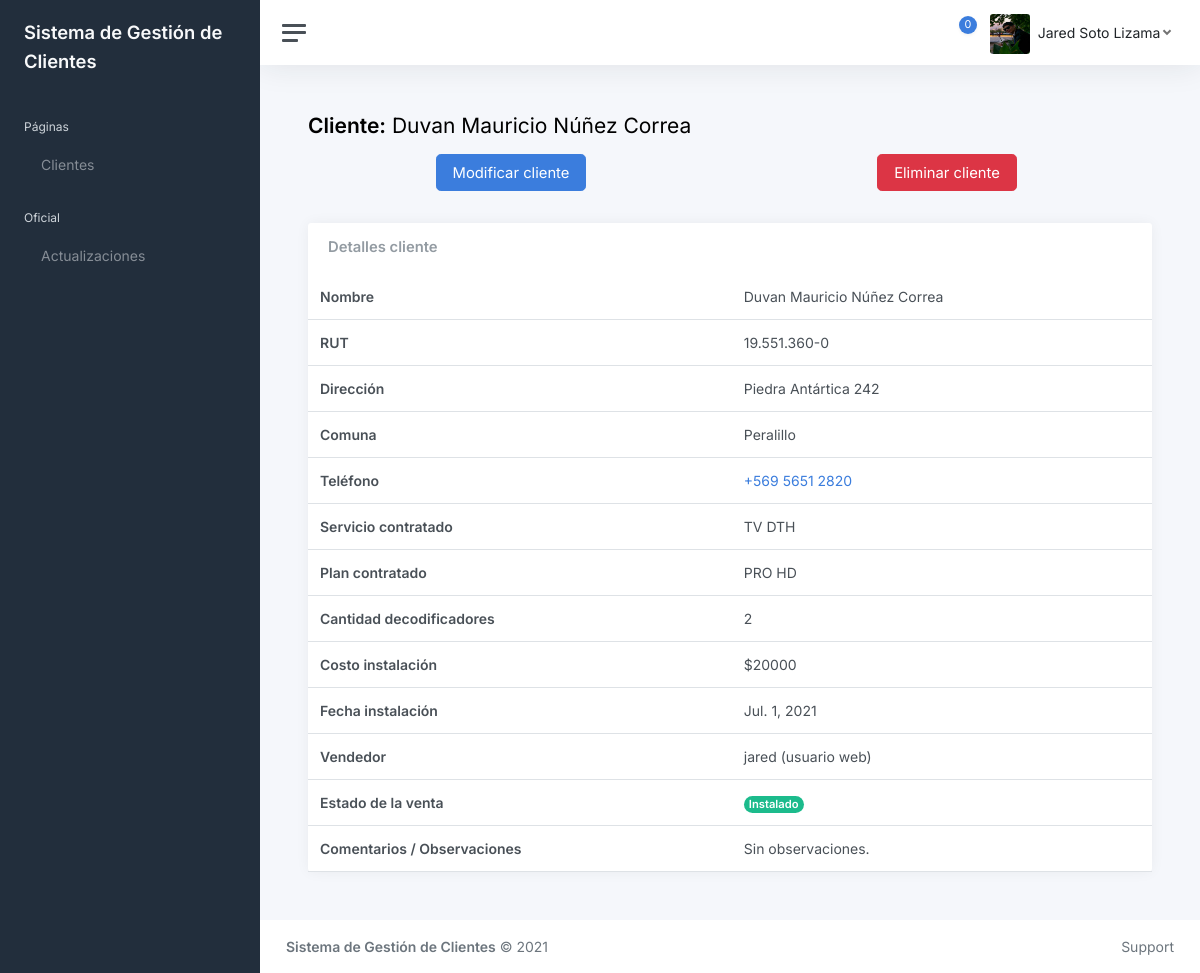
/cliente/1/ (signed in), run on the app's committed database.
### webClaro/models.py (models this page shows, shortened)
class ImagenPerfil(models.Model):
    id = models.AutoField(primary_key=True)
    usuario = models.CharField(max_length=20)
    imagen = models.ImageField(upload_to='imgPerfil')

class Cliente(models.Model):
    id = models.AutoField(primary_key=True)
    nombre = models.CharField(max_length=50)
    rut = models.CharField(max_length=12)
    direccion = models.CharField(max_length=50)
    telefono = models.CharField(max_length=13)
    servicioContratado = models.CharField(max_length=20)
    tecnologiaServicio = models.CharField(max_length=4)
    planContratado = models.CharField(max_length=30)
    cantidadDecos = models.IntegerField()
    costoInstalacion = models.IntegerField()
    fechaInstalacion = models.DateField()
    vendedor = models.CharField(max_length=20)
    servicioTecnologia = models.CharField(max_length=20)
    estado = models.CharField(max_length=20)
    Comuna = ForeignKey(Comuna, on_delete=models.CASCADE)
    comentarios = models.CharField(max_length=300)

class Comuna(models.Model):
    id = models.AutoField(primary_key=True)
    nombre = models.CharField(max_length=30)

### webClaro/views.py (the view)
# urls.py: path('cliente/<id>/', views.verCliente, name='verCliente'),
@login_required(login_url='/login/')
def verCliente(request, id):
    cliente = Cliente.objects.get(id = id)
    img = ImagenPerfil.objects.filter(usuario = request.user.username)
    whatsapp = cliente.telefono.strip()
    whatsappTrim = whatsapp.replace(" ", "")
    return render(request, "cliente.html", {"img": img, "cliente":cliente, "whatsapp":whatsappTrim})

### webClaro/templates/cliente.html (shortened to what this page needs)
{% extends "base.html" %}
{% load static %}
{% block contenido %}
<h1 class="h3 mb-3"><strong>Cliente:</strong> {{cliente.nombre}}</h1>
<div class="row">
		<div class="col">
			<div class="row">
				<div class="col mb-3">
					<div class="text-center mb-3 me-1">
						<a class="btn btn-lg btn-primary" href="/modificarCliente/{{cliente.id}}"> Modificar cliente</a>
					</div>
				</div>
				<div class="col mb-3">
					<div class="text-center mb-3">
						<button class="btn btn-lg btn-danger" type="button" onclick="eliminarCliente('{{cliente.id}}', '{{cliente.nombre}}')"> Eliminar cliente</button>
					</div>
				</div>
			</div>
		</div>
	</div>
<div class="row">
	<div class="col-12 col-lg-12 col-xxl-12 d-flex">
		<div class="card flex-fill">
			<div class="card-header">
				<h5 class="card-title mb-0">Detalles cliente</h5>
			</div>
			<table class="table table-hover my-0">
				<tbody>
					<tr>
						<td class="fw-bold">Nombre</td>
						<td>{{cliente.nombre}}</td>
					</tr>
					<tr>
						<td class="fw-bold">RUT</td>
						<td>{{cliente.rut}}</td>
					</tr>
					<tr>
						<td class="fw-bold">Dirección</td>
						<td>{{cliente.direccion}}</td>
					</tr>
					<tr>
						<td class="fw-bold">Comuna</td>
						<td>{{cliente.Comuna.nombre}}</td>
					</tr>
					<tr>
						<td class="fw-bold">Teléfono</td>
						<td><a href="https://wa.me/{{whatsapp}}" target="_blank"> +{{cliente.telefono}}</a></td>
					</tr>
					<tr>
						<td class="fw-bold">Servicio contratado</td>
						<td>{{cliente.servicioTecnologia}}</td>
					</tr>
					<tr>
						<td class="fw-bold">Plan contratado</td>
						<td>{{cliente.planContratado}}</td>
					</tr>
					<tr>
						<td class="fw-bold">Cantidad decodificadores</td>
						<td>{{cliente.cantidadDecos}}</td>
					</tr>
					<tr>
						<td class="fw-bold">Costo instalación</td>
						<td>${{cliente.costoInstalacion}}</td>
					</tr>
					<tr>
						<td class="fw-bold">Fecha instalación</td>
						<td>{{cliente.fechaInstalacion}}</td>
					</tr>
					<tr>
						<td class="fw-bold">Vendedor</td>
						<td>{{cliente.vendedor}} (usuario web)</td>
					</tr>
					<tr>
						<td class="fw-bold">Estado de la venta</td>
						<td><span class="badge rounded-pill {% if cliente.estado == "Instalado"  %}bg-success">{% endif %}{{cliente.estado}}</td>
					</tr>
					<tr>
						<td class="fw-bold">Comentarios / Observaciones</td>
						<td>{{cliente.comentarios}}</td>
					</tr>
				</tbody>
			</table>
		</div>
	</div>
</div>
{% endblock contenido %}

### webClaro/templates/base.html (shortened to what this page needs)
{% load static %}
<!DOCTYPE html>
<html lang="es">
<head>
	<link href="{% static 'css/app.css' %}" rel="stylesheet">
</head>
<body>
	<div class="wrapper">
		<nav id="sidebar" class="sidebar js-sidebar">
			<div class="sidebar-content js-simplebar">
				<a class="sidebar-brand" href="{% url 'index' %}">
					<span class="align-middle">Sistema de Gestión de Clientes</span>
				</a>
				<ul class="sidebar-nav">
					<li class="sidebar-header">Páginas</li>
					<li class="sidebar-item">
						<a class="sidebar-link" href="{% url 'index' %}">
							<span class="align-middle">Clientes</span>
            			</a>
					</li>
					<li class="sidebar-header">Oficial</li>
					<li class="sidebar-item">
						<a class="sidebar-link" href="{% url 'actualizaciones' %}">
							<span class="align-middle">Actualizaciones</span>
            			</a>
					</li>
				</ul>
			</div>
		</nav>
		<div class="main">
			<nav class="navbar navbar-expand navbar-light navbar-bg">
				<a class="sidebar-toggle js-sidebar-toggle"><i class="hamburger align-self-center"></i></a>
				<div class="navbar-collapse collapse">
					<ul class="navbar-nav navbar-align">
						<li class="nav-item dropdown">
							<a class="nav-icon dropdown-toggle" href="#" id="alertsDropdown" data-bs-toggle="dropdown">
								<div class="position-relative">
									<span class="indicator">0</span>
								</div>
							</a>
						</li>
						<li class="nav-item dropdown"><a class="nav-icon dropdown-toggle d-inline-block d-sm-none" href="#" data-bs-toggle="dropdown"></a>
							<a class="nav-link dropdown-toggle d-none d-sm-inline-block" href="#" data-bs-toggle="dropdown">{% for reg in img %}<img src="{{reg.imagen.url}}"{% endfor %} class="avatar img-fluid rounded me-1"/><span class="text-dark ms-1">{{user.first_name}} {{user.last_name}}</span></a>
						</li>
					</ul>
				</div>
			</nav>
			<main class="content">
				<div class="container-fluid p-0">
					{% block contenido %}
					{% endblock contenido %}
				</div>
			</main>
			<footer class="footer">
				<div class="container-fluid">
					<div class="row text-muted">
						<div class="col-6 text-start">
							<p class="mb-0"><a class="text-muted"><strong>Sistema de Gestión de Clientes</strong></a> &copy; 2021</p>
						</div>
						<div class="col-6 text-end">
							<ul class="list-inline">
								<li class="list-inline-item">
									<a class="text-muted" href="https://adminkit.io/" target="_blank">Support</a>
								</li>
							</ul>
						</div>
					</div>
				</div>
			</footer>
		</div>
	</div>
</body>
</html>

### data on the page
ImagenPerfil: imagen (picture)
Cliente: nombre "Duvan Mauricio Núñez Correa", rut "19.551.360-0", direccion "Piedra Antártica 242", Comuna.nombre "Peralillo", telefono "569 5651 2820", servicioTecnologia "TV DTH", planContratado "PRO HD", cantidadDecos "2", costoInstalacion "20000", fechaInstalacion "Jul. 1, 2021", vendedor "jared", estado "Instalado", comentarios "Sin observaciones."

### other printed values
{{ user.first_name }} "Jared"
{{ user.last_name }} "Soto Lizama"
